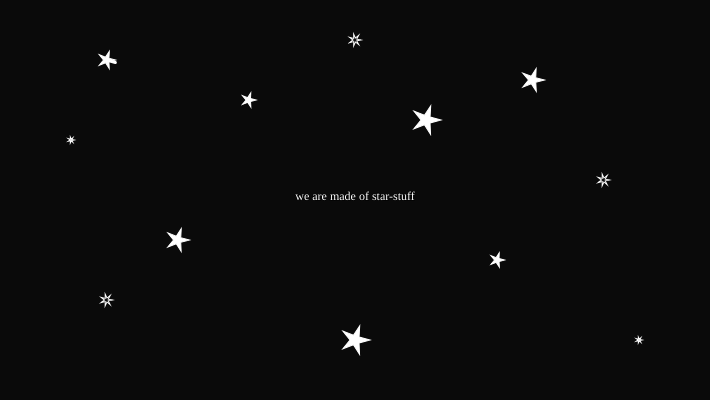
Frame 1 (no input)
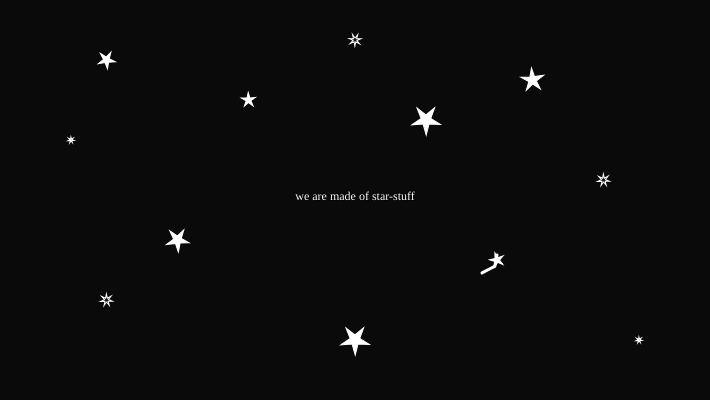
Frame 60 (no input)
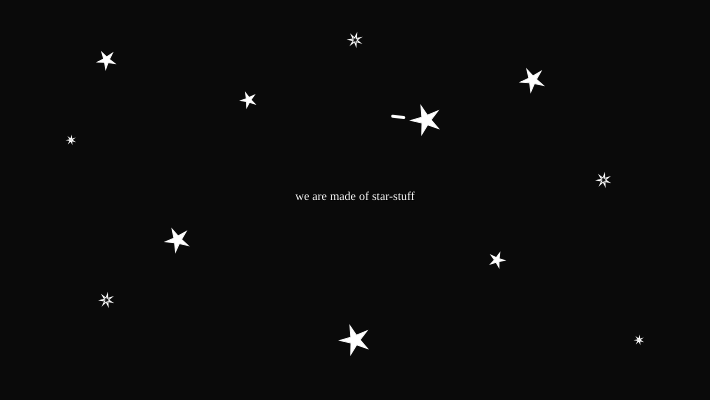
Frame 120 (the mouse pressed at the canvas centre since frame 60)

The p5.js sketch that drew these frames (run headless with seeded random() and noise() and a simulated clock; from frame 60 on, the mouse is pressed at the canvas centre):

// p5.js sketch
// ── sketch.js
let fontsize = 12;
let lx = 106.5;
let ly = 60;
let l1x = 8.875;
let l1y = 2.5;
let l2x = 11.09;
let l2y = 1.25;
let l3x = 6.66;
let l3y = -2.5;
let l4x = -2.22;
let l4y = 11.25;
let l5x = -12.70;
let l5y = 6.70;
let l6x = -14.99;
let l6y = -9.70;
let l7x = -6.45;
let l7y = -16.36;

function setup() {
  createCanvas(710,400);
}

function draw() {
  background(10);
  fill(255);

  push();
  translate(width * 0.15, height * 0.15);
  rotate(frameCount / 300.0);
  stroke(255);
  star(0, 0, 3, 9, 5);
  pop();

  push();
  translate(width * 0.35, height * 0.25);
  rotate(frameCount / -170.0);
  stroke(255);
  star(0, 0, 2.5, 7.5, 5);
  pop();

  push();
  translate(width * 0.60, height * 0.30);
  rotate(frameCount / 200.0);
  stroke(255);
  star(0, 0, 5, 15, 5);
  pop();

  push();
  translate(width * 0.75, height * 0.20);
  rotate(frameCount / -150.0);
  stroke(255);
  star(0, 0, 4, 12, 5);
  pop();

  push();
  translate(width * 0.85, height * 0.45);
  rotate(frameCount/300.0);
  stroke(255);
  fill(15);
  star(0, 0, 2, 6, 7);
  pop();

  push();
  translate(width * 0.15, height * 0.75);
  rotate(frameCount/300.0);
  stroke(255);
  fill(15);
  star(0, 0, 2, 6, 7);
  pop();

  push();
  translate(width * 0.50, height * 0.10);
  rotate(frameCount/-300.0);
  stroke(255);
  fill(15);
  star(0, 0, 2, 6, 7);
  pop();

  push();
  translate(width * 0.10, height * 0.35);
  rotate(frameCount/300.0);
  stroke(255);
  fill(15);
  star(0, 0, 1, 3, 7);
  pop();

  push();
  translate(width * 0.90, height * 0.85);
  rotate(frameCount/300.0);
  stroke(255);
  fill(15);
  star(0, 0, 1, 3, 7);
  pop();

  push();
  translate(width * 0.25, height * 0.60);
  rotate(frameCount / 250.0);
  stroke(255);
  star(0, 0, 4, 12, 5);
  pop();

  push();
  translate(width * 0.50, height * 0.85);
  rotate(frameCount / 200.0);
  stroke(255);
  star(0, 0, 5, 15, 5);
  pop();

  push();
  translate(width * 0.70, height * 0.65);
  rotate(frameCount / -100.0);
  stroke(255);
  star(0, 0, 2.5, 7.5, 5);
  pop();

  push();
  stroke(0);
  textAlign(CENTER);
  textFont("Times New Roman");
  text("we are made of star-stuff", width * 0.50, height * 0.5);
  pop();

 push(); 
 stroke(255);
 strokeWeight(3);
  if ((lx >= 106 && lx <= 107 && ly >= 59 && ly <= 60) || 
    (lx >= 115 && lx < 248.5 && ly >= 60 && ly < 90) ||
    (lx >= 213 && lx <= 214 && ly >= 90 && ly <= 91) ||
    (lx >= 221 && lx <= 222 && ly >= 92 && ly <= 93) ||
    (lx >= 230 && lx <= 231 && ly >= 94 && ly <= 96) ||
    (lx >= 239 && lx <= 240 && ly >= 97 && ly <= 98) ){
    line(lx, ly, lx + l1x, ly + l1y);
    lx += l1x;
    ly += l1y;
  }
  pop();

  push();
  stroke(255);
  strokeWeight(3);
  if (lx >= 248.5 && lx < 426 && ly >= 99 && ly <= 120) {
      line(lx, ly, lx + l2x, ly + l2y);
      lx += l2x;
      ly += l2y;
  }
  pop(); 

  push();
  stroke(255);
  strokeWeight(3);
  if ((lx >= 426 && lx < 498 && ly <= 125 && ly >= 98) || 
   (lx <= 504 && lx >= 503 && ly <= 97 && ly >= 95) || 
   (lx > 510 && lx < 511 && ly <= 94 && ly >= 93) || 
   (lx >= 516 && ly <= 517 && ly >= 91 && ly <= 92) || 
   (lx >= 523 && ly <= 524 && ly >= 88 && ly <= 89) 
    ) {
    line(lx, ly, lx + l3x, ly + l3y);
    lx += l3x;
    ly += l3y;
  }
  pop();

  push();
  stroke(255);
  strokeWeight(3);
  if (lx < 523 && lx > 496 && ly >= 121 && ly <=260 || 
    (lx >= 530 && lx <= 531 && ly >= 86 && ly <= 87) ||
    (lx >= 528 && lx <= 530 && ly >= 97 && ly <= 98) ||
    (lx >= 525 && lx <= 526 && ly >= 108 && ly <= 109) ||
    (lx >= 523 && lx <= 524 && ly >= 119 && ly <= 121)) {
    line(lx, ly, lx + l4x, ly + l4y);
    lx += l4x;
    ly += l4y;
  }
  pop();

  push();
  stroke(255);
  strokeWeight(3);
  if (lx <= 496 && lx > 355 && ly >= 255 && ly <= 340) {
      line(lx, ly, lx + l5x, ly + l5y);
      lx += l5x;
      ly += l5y;
  }
  pop(); 

  push();
  stroke(255);
  strokeWeight(3);
  if (lx <= 343 && lx > 177 && ly >= 240 && ly <= 347) {
      line(lx, ly, lx + l6x, ly + l6y);
      lx += l6x;
      ly += l6y;
  }
  pop();

  push();
  stroke(255);
  strokeWeight(3);
  if (lx <= 178 && lx > 106 && ly > 100 && ly <= 240 || 
    (lx >= 119 && lx <= 120 && ly >= 92 && ly <= 93) ||
    (lx >= 112 && lx <= 113 && ly >= 76 && ly <= 77)) {
      line(lx, ly, lx + l7x, ly + l7y);
      lx += l7x;
      ly += l7y;
      if(lx >= 106 && lx <= 107 && ly >= 59 && ly <= 60) {
        lx = 106.5;
        ly = 60;
      }
  }
  pop();
  
}

function star(x, y, radius1, radius2, npoints) {
  let angle = TWO_PI / npoints;
  let halfAngle = angle / 2.0;
  beginShape();
  for (let a = 0; a < TWO_PI; a += angle) {
    let sx = x + cos(a) * radius2;
    let sy = y + sin(a) * radius2;
    vertex(sx, sy);
    sx = x + cos(a + halfAngle) * radius1;
    sy = y + sin(a + halfAngle) * radius1;
    vertex(sx, sy);
  }
  endShape(CLOSE);
}
